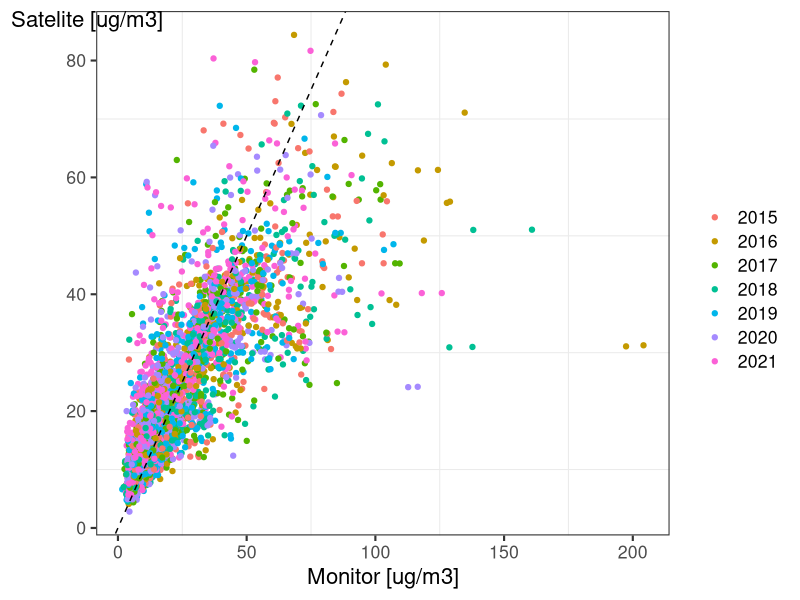
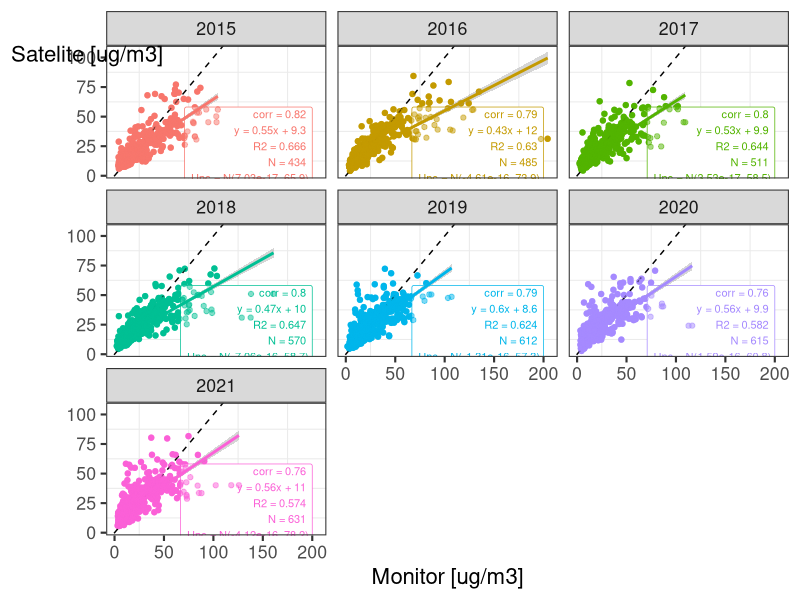
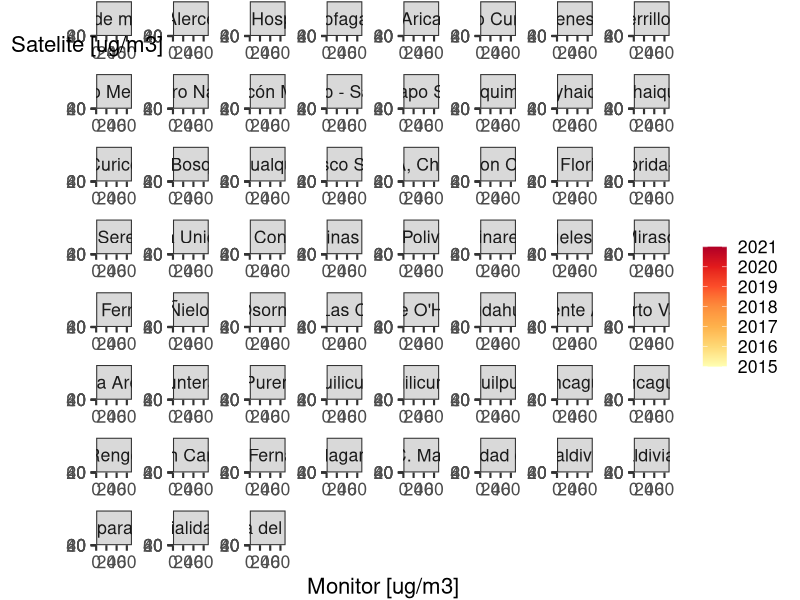
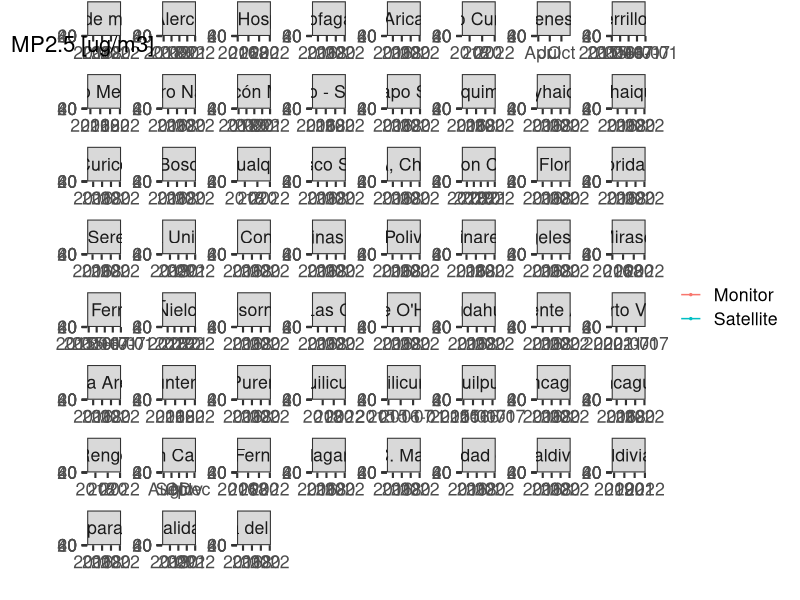
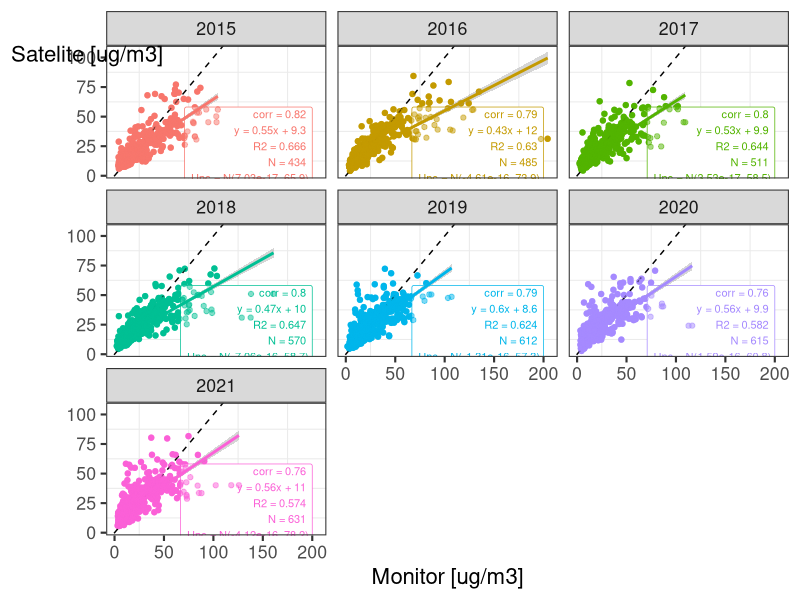
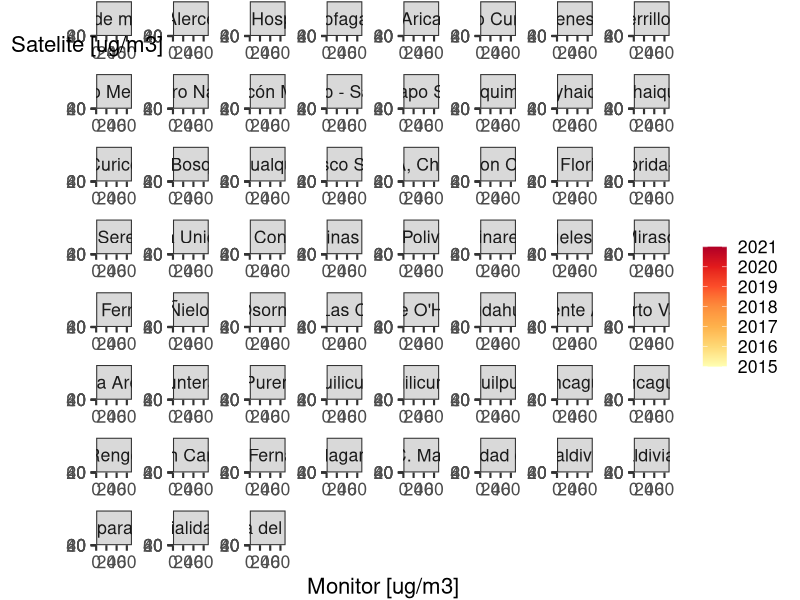
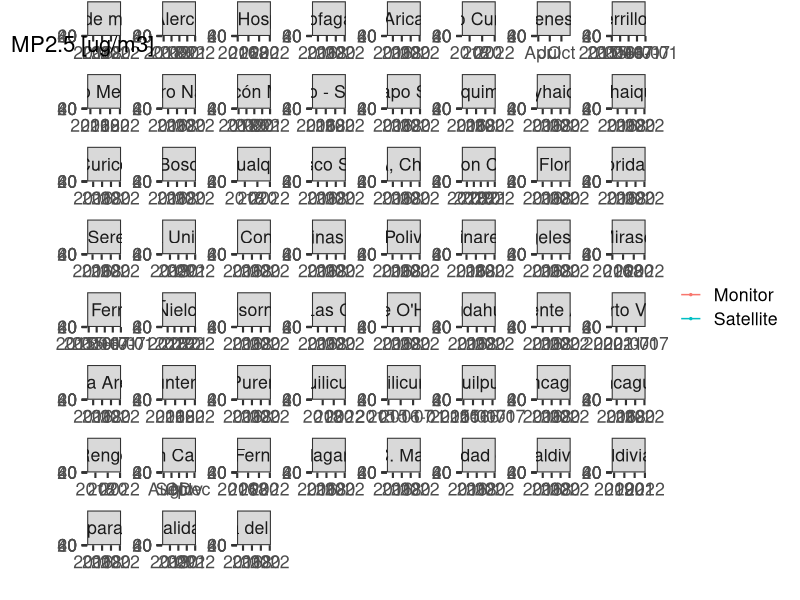

The R script that drew these images, in order:
## Compare monitor with satellite PM25 estimations
## PBH
## February 2023

library(tidyverse)
library(skimr)
theme_set(theme_bw(16)+ theme(panel.grid.major = element_blank(),axis.title.y=element_text(angle=0,margin=margin(r=-70))))


# load data ----

monitor <- read.delim("Data/pm25_month.csv",sep = ";")
satellite <- read.delim("Data/pm25Satellite_month.csv",sep=";")
skim(satellite);skim(monitor);


## join ----
df <- monitor %>% left_join(satellite) %>% na.omit() # by site, year, month



## Correlations ------
cor(x= df$value, y= df$pm25_satellite,
    use = "complete.obs",
    method = "pearson")
cor(x= df$value, y= df$pm25_satellite,
    use = "complete.obs",
    method = "spearman")

## ranges
df$value %>% range()
df$pm25_satellite %>% range()



## Regresion Monitor vs Satelite -------------
ggplot(df,aes(value,pm25_satellite,col=factor(year)))+
  geom_point()+
  # geom_smooth()+
  geom_abline(intercept = 0, slope = 1, linetype = "dashed")+
  labs(x="Monitor [ug/m3]", 
       y="Satelite [ug/m3]",
       color="")

p <- last_plot()+facet_wrap(~year)+theme(legend.position = "none")

## Add lm equation
lm_eqn <- function(df){
  m <- lm(y ~ x, data=df)
  eq <- "corr = %s \n y = %sx + %s \n R2 = %s \n N = %s \n Unc = N(%s, %s)"
  sprintf(eq, 
          format(cor(df$x,df$y, method="pearson"), digits=2),
          format(unname(coef(m)[2]), digits = 2),
          format(unname(coef(m)[1]), digits = 2),
          format(summary(m)$r.squared, digits = 3),
          format(nobs(m),digits=1),
          format(mean(summary(m)$residuals), digits=3),
          format(var(summary(m)$residuals), digits=3))
}


data_eq <- df %>% 
  dplyr::rename(x=value, y=pm25_satellite) %>% 
  dplyr::select(x,y,year)
# library(plyr)
eq <- plyr::ddply(.data = data_eq, .variables = plyr::.(year), lm_eqn)
rm(data_eq)


p_eq <- p+geom_label(data=eq,  parse = F,
                     # aes(x = 45, y = 11, label=V1),
                     aes(x = 200, y = 25, label=V1),
                     hjust="inward", size=2.8)+
  geom_smooth(method = "lm", se=T, formula = "y~x")+
   geom_point(alpha=.5)

p_eq
ggsave("Figures/Correlations_year.png", p_eq, dpi=900,
       width = 29.74, height = 18.6, units = "in")
rm(eq,p_eq,p)

## Temporal correlation --------

library(ggrepel)
p_time <- ggplot(df,aes(value, pm25_satellite))+
  geom_point(alpha=.5, aes(col=year))+
  geom_abline(intercept = 0, slope = 1, linetype = "dashed")+
  facet_wrap(~site, scales="free")+
  # geom_label_repel(aes(label=year))+
  scale_color_distiller(palette = "YlOrRd", type = 'seq', na.value = "white", direction = 1)+
  coord_cartesian(xlim = c(0,70),ylim=c(0,70),expand = F)+
  labs(x="Monitor [ug/m3]", 
       y="Satelite [ug/m3]",
       color="")
p_time
ggsave("Figures/Correlations_site.png", p_time, dpi=900,
       width = 29.74, height = 18.6, units = "in")


## Time series -----
p_timeSeries <- df %>% 
  mutate(date=as.Date(paste(year,month,"01",sep="-"),"%Y-%m-%d")) %>% 
  rename(Monitor=value, Satellite=pm25_satellite) %>% 
  pivot_longer(cols=c("Monitor","Satellite")) %>% 
  ggplot(aes(date, value,col=factor(name)))+
  geom_line(aes(group=factor(name)))+
  geom_point(size=0.5)+
  facet_wrap(~site, scales="free")+
  coord_cartesian(ylim=c(0,70), expand = T)+
  labs(x="", y="MP2.5 [ug/m3]",color="")
p_timeSeries

ggsave("Figures/Correlations_timeSeries.png", p_timeSeries, dpi=900,
       width = 29.74, height = 18.6, units = "in")

# EoF